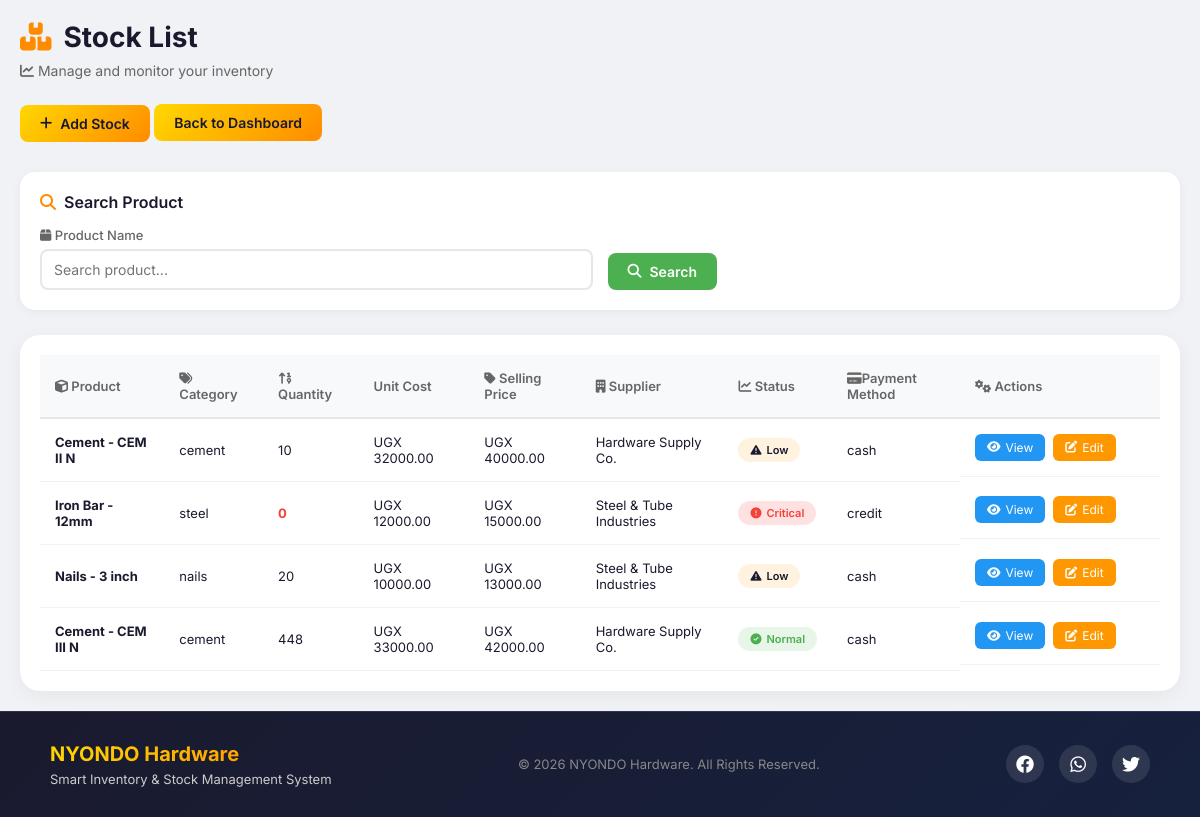
/stock/, run on the app's committed database.
### web/models.py (models this page shows, shortened)
class Stock(models.Model):
    CATEGORY_CHOICES = [
        ('cement', 'Cement'),
        ('steel', 'Steel / Iron Bars'),
        ('nails', 'Nails'),
        ('hardware', 'Hardware'),
        ('roofing', 'Roofing'),
    ]
    STATUS_CHOICES = [
        ('critical', 'Critical - Below 10 units'),
        ('low', 'Low Stock - Below 30 units'),
        ('normal', 'Normal Stock'),
        ('overstock', 'Overstock'),
    ]
    PAYMENT_METHOD_CHOICES = [
        ('cash', 'Cash'),
        ('bank_transfer', 'Bank Transfer'),
        ('credit', 'Credit (Pay Later)'),
        ('cheque', 'Cheque'),
        ('mobile_money', 'Mobile Money'),
    ]
    UNIT_CHOICES = [
        ('pcs', 'Pieces'),
        ('kg', 'Kilograms'),
        ('bags', 'Bags'),
    ]
    product_name = models.CharField(max_length=50)
    category = models.CharField(
        max_length=60,
        choices=CATEGORY_CHOICES
    )
    description = models.TextField(
        blank=True,
        null=True
    )
    quantity = models.IntegerField(
        default=0,
        validators=[MinValueValidator(0)]
    )
    minimum_stock_level = models.IntegerField(
        default=10,
        validators=[MinValueValidator(0)]
    )
    maximum_stock_level = models.IntegerField(
        default=500,
        validators=[MinValueValidator(0)]
    )
    reorder_quantity = models.IntegerField(
        default=50,
        validators=[MinValueValidator(0)]
    )
    unit = models.CharField(
        max_length=10,
        choices=UNIT_CHOICES,
        default='pcs'
    )
    unit_cost = models.DecimalField(
        max_digits=12,
        decimal_places=2,
        validators=[MinValueValidator(Decimal('0.01'))]
    )
    selling_price = models.DecimalField(
        max_digits=12,
        decimal_places=2,
        validators=[MinValueValidator(Decimal('0.01'))]
    )
    received_date = models.DateField(auto_now_add=True)
    supplier = models.ForeignKey(
        Supplier,
        on_delete=models.SET_NULL,
        null=True
    )
    payment_method = models.CharField(
        max_length=20,
        choices=PAYMENT_METHOD_CHOICES,
        default='cash'
    )
    credit_due_date = models.DateField(
        blank=True,
        null=True
    )
    is_paid = models.BooleanField(default=False)
    status = models.CharField(
        max_length=20,
        choices=STATUS_CHOICES,
        default='normal'
    )
    notes = models.TextField(
        blank=True,
        null=True
    )

class Supplier(models.Model):
    name = models.CharField(max_length=50)
    email = models.EmailField(max_length=255)
    address = models.TextField()
    contact = models.CharField(max_length=20)
    def __str__(self):
        return self.name

### web/views.py (the view)
# urls.py: path('stock/', views.stock_list, name="stock_list"),
def stock_list(request):
    all_stocks = Stock.objects.all()
    search_query = request.GET.get("q")
    if search_query:
        all_stocks = all_stocks.filter(
            product_name__icontains=search_query
        )
    context = {
        "stocks": all_stocks
    }
    return render(request, "stock_list.html", context)

### web/templates/stock_list.html (shortened to what this page needs)
<!doctype html>
<html lang="en">
  <head>
    <link
      rel="stylesheet"
      href="https://cdnjs.cloudflare.com/ajax/libs/font-awesome/6.4.0/css/all.min.css"
    />
  </head>
  <body>
    <div class="container">
      <div class="page-header">
        <h2><i class="fas fa-boxes"></i> Stock List</h2>
        <p>
          <i class="fas fa-chart-line"></i> Manage and monitor your inventory
        </p>
      </div>
      <a href="{% url 'add_stock' %}" class="btn btn-primary mb-3">
        <i class="fas fa-plus"></i> Add Stock
      </a>
      <a href="{% url 'stock_dashboard'  %}" class="btn btn-primary" mb-3>
        Back to Dashboard
      </a>
<div class="filter-section">
  <div class="filter-title">
    <i class="fas fa-search"></i> Search Product
  </div>
  <form method="GET" class="filter-row">
    <div class="filter-group">
      <label>
        <i class="fas fa-box"></i> Product Name
      </label>
      <input
        type="text"
        name="q"
        class="form-control"
        placeholder="Search product..."
        value="{{ request.GET.q }}"
      />
    </div>
    <div class="filter-actions">
      <button type="submit" class="btn btn-success">
        <i class="fas fa-search"></i> Search
      </button>
    </div>
  </form>
</div>
      <div class="table-wrapper">
        <table class="stock-table">
          <thead>
            <tr>
              <th><i class="fas fa-cube"></i> Product</th>
              <th><i class="fas fa-tags"></i> Category</th>
              <th><i class="fas fa-sort-numeric-up"></i> Quantity</th>
              <th> Unit Cost</th>
              <th><i class="fas fa-tag"></i> Selling Price</th>
              <th><i class="fas fa-building"></i> Supplier</th>
              <th><i class="fas fa-chart-line"></i> Status</th>
              <th><i class="fas fa-credit-card"></i>Payment Method</th>
              <th><i class="fas fa-cogs"></i> Actions</th>
            </tr>
          </thead>
          <tbody>
            {% for item in stocks %}
            <tr>
              <td><strong>{{ item.product_name }}</strong></td>
              <td>{{ item.category }}</td>
              <td
                class="{% if item.quantity < 10 %}text-danger fw-bold{% endif %}"
              >
                {{ item.quantity }}
              </td>
              <td>UGX {{ item.unit_cost }}</td>
              <td>UGX {{ item.selling_price }}</td>
              <td>{{ item.supplier }}</td>
              <td>
                {% if item.quantity < 10 %}
                <p>
                  <span class="badge bg-danger"
                    ><i class="fas fa-exclamation-circle"></i> Critical</span
                  >
                </p>
                {% elif item.quantity < 30 %}
                <p>
                  <span class="badge bg-warning text-dark"
                    ><i class="fas fa-exclamation-triangle"></i> Low</span
                  >
                </p>
                {% elif item.quantity > maximum_stock_level %}
                <span class="badge bg-info"
                  ><i class="fas fa-chart-line"></i> Overstock</span
                >
                {% else %}
                <span class="badge bg-success"
                  ><i class="fas fa-check-circle"></i> Normal</span
                >
                {% endif %}
              </td>
              <td>{{ item.payment_method }}</td>
              <td class="action-buttons" style="width: 200px;">
                <a
                  href="{% url 'stock_details' item.id %}"
                  class="btn-sm btn-info"
                >
                  <i class="fas fa-eye"></i> View
                </a>
                <a
                  href="{% url 'edit_stock' item.id %}"
                  class="btn-sm btn-warning"
                >
                  <i class="fas fa-edit"></i> Edit
                </a>
              </td>
            </tr>
            {% endfor %}
          </tbody>
        </table>
      </div>
    </div>
    {% include 'footer.html' %}
  </body>
</html>

### web/templates/stock_list.html (style rules this page uses)
* { margin: 0; padding: 0; box-sizing: border-box; }
body { font-family: "Inter", sans-serif; background: #f0f2f5; color: #1a1a2e; }
.container { max-width: 1400px; margin: 0 auto; padding: 20px; }
.page-header { margin-bottom: 25px; }
.page-header h2 { font-size: 28px; font-weight: 700; color: #1a1a2e; display: flex; align-items: center; gap: 12px; margin-bottom: 8px; }
.page-header h2 i { color: #ff8c00; }
.page-header p { color: #666; font-size: 14px; }
.btn { display: inline-flex; align-items: center; gap: 8px; padding: 10px 20px; border-radius: 8px; font-weight: 600; font-size: 14px; cursor: pointer; transition: all 0.3s; text-decoration: none; border: none; font-family: "Inter", sans-serif; }
.btn-primary { background: linear-gradient(135deg, #ffd700, #ff8c00); color: #1a1a2e; }
.btn-success { background: #4caf50; color: white; }
.filter-section { background: white; margin-top: 30px; border-radius: 15px; padding: 20px; margin-bottom: 25px; box-shadow: 0 2px 10px rgba(0, 0, 0, 0.05); }
.filter-title { font-size: 16px; font-weight: 600; margin-bottom: 15px; display: flex; align-items: center; gap: 8px; color: #1a1a2e; }
.filter-title i { color: #ff8c00; }
.filter-row { display: grid; grid-template-columns: repeat(auto-fit, minmax(200px, 1fr)); gap: 15px; align-items: flex-end; }
.filter-group { display: flex; flex-direction: column; }
.filter-group label { font-size: 13px; font-weight: 500; margin-bottom: 6px; color: #666; }
.filter-group input, .filter-group select { padding: 10px 12px; border: 2px solid #e5e7eb; border-radius: 8px; font-size: 14px; font-family: "Inter", sans-serif; transition: all 0.3s; }
.filter-actions { display: flex; gap: 10px; }
.table-wrapper { background: white; border-radius: 20px; padding: 20px; box-shadow: 0 5px 20px rgba(0, 0, 0, 0.05); overflow-x: auto; }
.stock-table { width: 100%; border-collapse: collapse; min-width: 800px; }
.stock-table th { text-align: left; padding: 15px; background: #f8f9fa; font-weight: 600; font-size: 13px; color: #666; border-bottom: 2px solid #e5e7eb; }
.stock-table td { padding: 15px; border-bottom: 1px solid #f0f2f5; font-size: 13px; vertical-align: middle; }
.badge { padding: 5px 12px; border-radius: 20px; font-size: 11px; font-weight: 600; display: inline-flex; align-items: center; gap: 5px; }
.badge.bg-danger { background: #fee2e2; color: #f44336; }
.badge.bg-warning { background: #fff3e0; color: #ff9800; }
.badge.bg-success { background: #e8f5e9; color: #4caf50; }
.badge.text-dark { color: #1a1a2e; }
.action-buttons { display: flex; gap: 8px; flex-wrap: wrap; }
.btn-sm { padding: 6px 12px; font-size: 12px; border-radius: 6px; text-decoration: none; display: inline-flex; align-items: center; gap: 5px; border: none; cursor: pointer; font-family: "Inter", sans-serif; }
.btn-info { background: #2196f3; color: white; }
.btn-warning { background: #ff9800; color: white; }
.text-danger { color: #f44336 !important; font-weight: 600; }
.fw-bold { font-weight: 700; }

### web/templates/footer.html (style rules this page uses)
* { margin: 0; padding: 0; box-sizing: border-box; }
body { font-family: 'Inter', sans-serif; background: #f0f2f5; min-height: 100vh; display: flex; flex-direction: column; }

### data on the page
Stock: product_name "Cement - CEM II N", category "cement", quantity "10", unit_cost "32000.00", selling_price "40000.00", supplier "Hardware Supply Co.", shows "Low", payment_method "cash"
Stock: product_name "Iron Bar - 12mm", category "steel", quantity "0", unit_cost "12000.00", selling_price "15000.00", supplier "Steel & Tube Industries", shows "Critical", payment_method "credit"
Stock: product_name "Nails - 3 inch", category "nails", quantity "20", unit_cost "10000.00", selling_price "13000.00", supplier "Steel & Tube Industries", shows "Low", payment_method "cash"
Stock: product_name "Cement - CEM III N", category "cement", quantity "448", unit_cost "33000.00", selling_price "42000.00", supplier "Hardware Supply Co.", shows "Normal", payment_method "cash"
